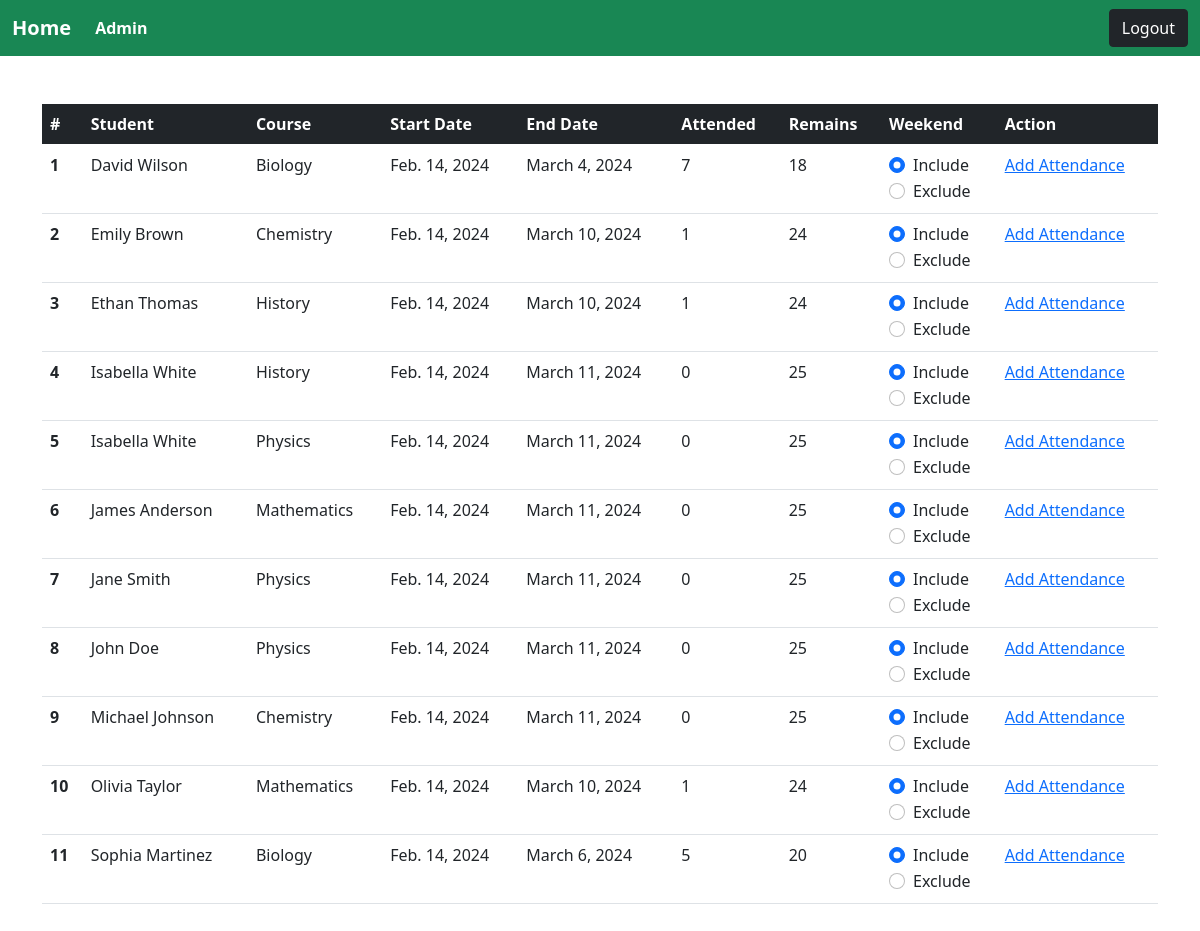
The app's page / (signed in) with its own data.
### course/models.py (models this page shows, shortened)
class Course_Enrolment(models.Model):
    course_id = models.ForeignKey(
        Course,
        on_delete=models.CASCADE,
        related_name="students"
    )
    student_id = models.ForeignKey(
        Student,
        on_delete=models.CASCADE,
        related_name="student_course"
    )
    class Meta:
        unique_together = ['course_id', 'student_id']
        verbose_name = "Student Course Enrolment"

class Student(models.Model):
    student_name = models.CharField(max_length = 50)
    student_class = models.CharField(max_length = 50)

class Course(models.Model):
    course_name = models.CharField(max_length = 100)
    description = models.TextField()
    start_date = models.DateField()
    def __str__(self):
        return self.course_name

### course/views.py (the view)
# urls.py: path('' , home , name="home"),
@login_required(login_url="login")
def home(request):
    enrollments = Course_Enrolment.objects.all().order_by("student_id__student_name")
    for enrollment in enrollments:
        total_classes = enrollment.course_id.course_classes.count()
        remain_days = total_classes - int(  enrollment.enrol_course.count() )
        enrollment.end_date =  date.today() + timedelta(days=remain_days)
        enrollment.classes_num = total_classes
    return render(request , "home.html" , context={"students":enrollments})

### course/templatetags/custom_filters.py (called while the page is built)
@register.filter
def sub(value, arg):
    return value - arg

### templates/home.html
{% extends 'base.html' %}
{% block content %}
{% include 'components/table.html' %}
{% endblock content %}

### templates/base.html (shortened to what this page needs)
<!doctype html>
<html lang="en">
  <head>
    <link href="https://cdn.jsdelivr.net/npm/bootstrap@5.0.2/dist/css/bootstrap.min.css" rel="stylesheet">
    <nav class="navbar navbar-expand-lg  navbar-success bg-success bg-body-tertiary navbar-style">
        <div class="container-fluid">
            <div class="collapse navbar-collapse" id="navbarTogglerDemo01">
              <a class="navbar-brand text-white" href="/">Home</a>
              <ul class="navbar-nav me-auto mb-2 mb-lg-0">
                <li class="nav-item">
                  <a class="nav-link active text-white" aria-current="page" href="admin/">Admin</a>
                </li>
              </ul>
              <form class="d-flex">
                <a href="{% url 'logout' %}" class="btn btn-dark text-white" type="submit">Logout</a>
              </form>
            </div>
          </div>
      </nav>
  </head>
  <body>
    <div class="container">
        {% block content %}
        {% endblock content %}
    </div>
  </body>
</html>

### templates/components/table.html (shortened to what this page needs)
{% load custom_filters %}
<table class="table mt-5 mb-5">
    <thead class="bg-dark text-white">
        <tr>
            <th scope="col">#</th>
            <th scope="col">Student</th>
            <th scope="col">Course</th>
            <th scope="col">Start Date</th>
            <th scope="col">End Date</th>
            <th scope="col">Attended</th>
            <th scope="col">Remains</th>
            <th scope="col">Weekend</th>
            <th scope="col">Action</th>
        </tr>
    </thead>
    <tbody>
        {% for student in students %}
        <tr>
            <th scope="row">{{ forloop.counter }}</th>
            <td>{{ student.student_id.student_name }}</td>
            <td>{{ student.course_id }}</td>
            <td>{{ student.course_id.start_date }}</td>
            <td id="end-date-{{ student.id }}">{{ student.end_date }}</td>
            <td>{{ student.enrol_course.all.count }}</td>
            {% with remaining_classes=student.classes_num|sub:student.enrol_course.all.count %}
            <td>{{ remaining_classes }}</td>
            {% endwith %}
            <td>
                <div class="form-check">
                    <input class="form-check-input" type="radio" name="weekend-{{ student.id }}"
                        id="include-weekend-{{ student.id }}" value="include" checked>
                    <label class="form-check-label" for="include-weekend-{{ student.id }}">
                        Include
                    </label>
                </div>
                <div class="form-check">
                    <input class="form-check-input" type="radio" name="weekend-{{ student.id }}"
                        id="exclude-weekend-{{ student.id }}" value="exclude">
                    <label class="form-check-label" for="exclude-weekend-{{ student.id }}">
                        Exclude
                    </label>
                </div>
            </td>
            <td><a href="{% url 'add-attendance' student.id %}">Add Attendance</a></td>
        </tr>
        {% endfor %}
    </tbody>
</table>

### templates/base.html (style rules this page uses)
.navbar-style { font-weight: 600; }

### records on screen
Course_Enrolment: student_id.student_name "David Wilson", course_id "Biology", course_id.start_date "Feb. 14, 2024", end_date "March 4, 2024", enrol_course.all.count "7", student "18"
Course_Enrolment: student_id.student_name "Emily Brown", course_id "Chemistry", course_id.start_date "Feb. 14, 2024", end_date "March 10, 2024", enrol_course.all.count "1", student "24"
Course_Enrolment: student_id.student_name "Ethan Thomas", course_id "History", course_id.start_date "Feb. 14, 2024", end_date "March 10, 2024", enrol_course.all.count "1", student "24"
Course_Enrolment: student_id.student_name "Isabella White", course_id "History", course_id.start_date "Feb. 14, 2024", end_date "March 11, 2024", enrol_course.all.count "0", student "25"
Course_Enrolment: student_id.student_name "Isabella White", course_id "Physics", course_id.start_date "Feb. 14, 2024", end_date "March 11, 2024", enrol_course.all.count "0", student "25"
Course_Enrolment: student_id.student_name "James Anderson", course_id "Mathematics", course_id.start_date "Feb. 14, 2024", end_date "March 11, 2024", enrol_course.all.count "0", student "25"
Course_Enrolment: student_id.student_name "Jane Smith", course_id "Physics", course_id.start_date "Feb. 14, 2024", end_date "March 11, 2024", enrol_course.all.count "0", student "25"
Course_Enrolment: student_id.student_name "John Doe", course_id "Physics", course_id.start_date "Feb. 14, 2024", end_date "March 11, 2024", enrol_course.all.count "0", student "25"
Course_Enrolment: student_id.student_name "Michael Johnson", course_id "Chemistry", course_id.start_date "Feb. 14, 2024", end_date "March 11, 2024", enrol_course.all.count "0", student "25"
Course_Enrolment: student_id.student_name "Olivia Taylor", course_id "Mathematics", course_id.start_date "Feb. 14, 2024", end_date "March 10, 2024", enrol_course.all.count "1", student "24"
Course_Enrolment: student_id.student_name "Sophia Martinez", course_id "Biology", course_id.start_date "Feb. 14, 2024", end_date "March 6, 2024", enrol_course.all.count "5", student "20"
